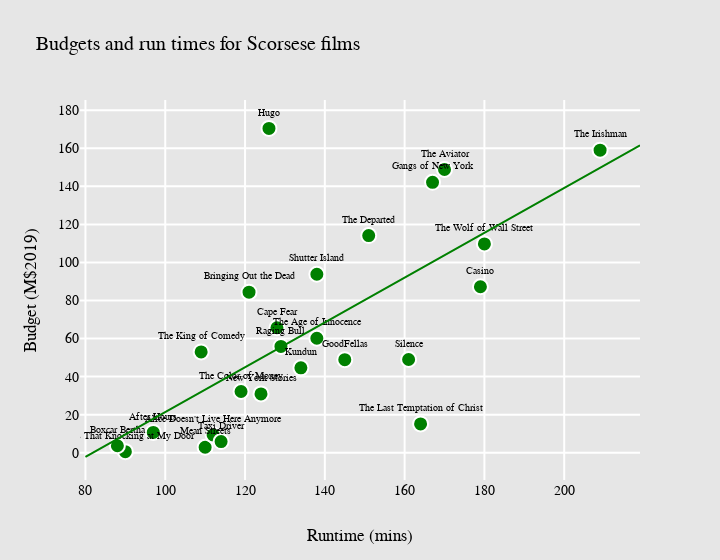

The cell this chart's notebook holds for it:
### Markdown cell above
## Budgets as a function of runtime.

### Code cell
fig = plot_vars(x=scorsese_features['runtime'],
          y=scorsese_features['budget_imdb_adj'],
          titles=scorsese_features['title'],
          x_title='Runtime (mins)',
          y_title='Budget (M$2019)',
          x_fit=x_runtime,
          y_fit=fit_budget_runtime,
          fig_title='Budgets and run times for Scorsese films')

### Figure 1 — Plotly figure (JSON) as saved in the notebook; plotly's stock layout.template omitted (floating-point values rounded to 4 significant figures; data arrays with more than 128 entries replaced by an {"elided": "..."} marker saying what was removed)
{"data": [{"hovertemplate": "<br>Title: %{text}<br>%{xaxis.title.text}: %{x}<br>%{yaxis.title.text}: %{y}<extra></extra>", "marker": {"color": "green", "line": {"color": "white", "width": 2}, "size": 15}, "mode": "markers+text", "text": ["Who's That Knocking at My Door", "Boxcar Bertha", "Mean Streets", "Alice Doesn't Live Here Anymore", "Taxi Driver", "Raging Bull", "The King of Comedy", "After Hours", "The Color of Money", "The Last Temptation of Christ", "New York Stories", "GoodFellas", "Cape Fear", "The Age of Innocence", "Casino", "Kundun", "Bringing Out the Dead", "Gangs of New York", "The Aviator", "The Departed", "Shutter Island", "Hugo", "The Wolf of Wall Street", "Silence", "The Irishman"], "textfont": {"size": 10}, "textposition": "top center", "type": "scatter", "x": [90, 88, 110, 112, 114, 129, 109, 97, 119, 164, 124, 145, 128, 138, 179, 134, 121, 167, 170, 151, 138, 126, 180, 161, 209], "y": [0.5741, 3.67, 2.879, 9.334, 5.841, 55.85, 52.99, 10.69, 32.19, 15.13, 30.93, 48.9, 65.7, 60.15, 87.23, 44.6, 84.4, 142.1, 148.9, 114.1, 93.79, 170.5, 109.7, 49.0, 159]}, {"hoverinfo": "skip", "marker": {"color": "green"}, "mode": "lines", "type": "scatter", "x": {"elided": "140 int values"}, "y": {"elided": "140 float values"}}], "layout": {"font": {"color": "black", "family": "Courier New", "size": 14}, "paper_bgcolor": "rgb(230, 230, 230)", "plot_bgcolor": "rgb(230, 230, 230)", "showlegend": false, "title": {"font": {"size": 20}, "text": "Budgets and run times for Scorsese films"}, "width": 720, "xaxis": {"gridcolor": "white", "gridwidth": 2, "title": {"text": "Runtime (mins)"}}, "yaxis": {"gridcolor": "white", "gridwidth": 2, "title": {"text": "Budget (M$2019)"}}}}
